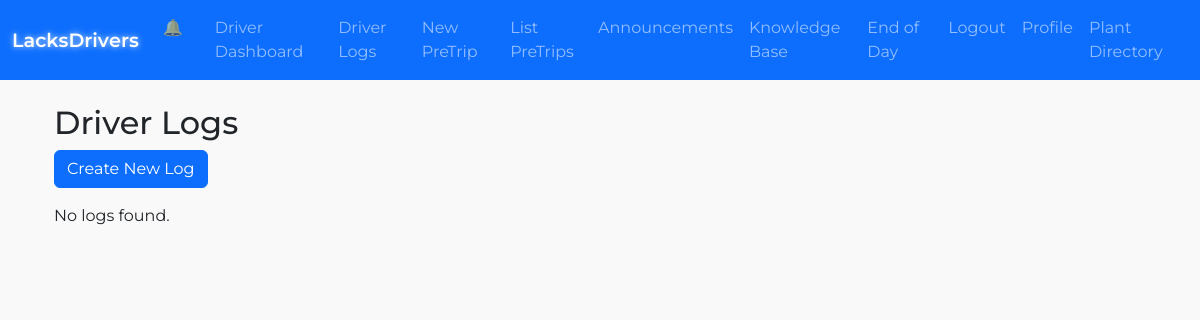
/driver_logs (signed in), run on an earlier commit of the app's database.
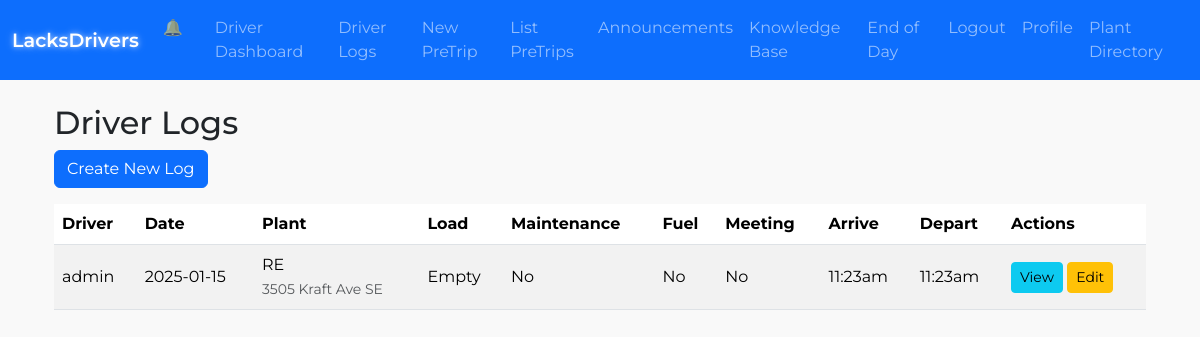
And on a later commit of the database.
### lacksdrivers.py (models this page shows)
class DriverLog(db.Model):
    __tablename__ = "driver_log"
    id = db.Column(db.Integer, primary_key=True)
    driver_id = db.Column(db.Integer, db.ForeignKey("user.id"), nullable=False)
    driver = db.relationship("User", backref="driver_logs", lazy="joined")
    date = db.Column(db.Date, nullable=False)
    arrive_time = db.Column(db.String(20))
    depart_time = db.Column(db.String(20))
    downtime_reason = db.Column(db.String(200), nullable=True)
    load_size = db.Column(db.String(10), nullable=False)
    plant_name = db.Column(db.String(20), nullable=False)
    maintenance = db.Column(db.Boolean, default=False)
    fuel = db.Column(db.Boolean, default=False)
    meeting = db.Column(db.Boolean, default=False)
    created_at = db.Column(db.DateTime, default=datetime.utcnow)
    updated_at = db.Column(db.DateTime, onupdate=datetime.utcnow)

### db_setup.py (models this page shows)
class User(db.Model):
    __tablename__ = "user"
    id = db.Column(db.Integer, primary_key=True)
    username = db.Column(db.String(64), unique=True, nullable=False)
    role = db.Column(db.String(20), default="driver")
    tasks = db.relationship("Task", backref="assigned_user", lazy="dynamic")

### lacksdrivers.py (the view)
@app.route("/driver_logs", methods=["GET"])
@login_required
def driver_logs():
    if current_user.role == "management":
        all_drivers = User.query.filter_by(role="driver").all()
        selected_driver_id = request.args.get("driver_id", type=int)
        query = DriverLog.query.order_by(DriverLog.created_at.desc())
        if selected_driver_id:
            query = query.filter_by(driver_id=selected_driver_id)
        logs = query.all()
        return render_template("driver_logs.html", logs=logs, all_drivers=all_drivers, selected_driver_id=selected_driver_id)
    else:
        logs = DriverLog.query.filter_by(driver_id=current_user.id)\
                              .order_by(DriverLog.created_at.desc()).all()
        return render_template("driver_logs.html", logs=logs)

### lacksdrivers.py (called while the page is built)
@app.context_processor
def inject_plant_addresses():
    return dict(PLANT_ADDRESSES=PLANT_ADDRESSES)

@login_manager.user_loader
def load_user(user_id):
    return User.query.get(int(user_id))

@app.template_filter('to_local_time')
def to_local_time(utc_str):
    if not utc_str:
        return ""
    try:
        dt_utc = datetime.strptime(utc_str, "%Y-%m-%d %H:%M:%S")
        dt_utc = pytz.utc.localize(dt_utc)
        local_tz = pytz.timezone("America/Detroit")
        dt_local = dt_utc.astimezone(local_tz)
        formatted = dt_local.strftime("%I:%M%p").lower()
        return formatted.lstrip('0')
    except ValueError:
        return utc_str

### templates/driver_logs.html (shortened to what this page needs)
{% extends "base.html" %}
{% block content %}
<div class="container slide-in">
  <h2 class="mt-3">Driver Logs</h2>
  {% if current_user.role == 'driver' %}
    <a href="{{ url_for('new_driving_log') }}" class="btn btn-primary mb-3 hover-btn">
      Create New Log
    </a>
  {% endif %}
  {% if logs %}
    <table class="table table-striped align-middle">
      <thead>
        <tr>
          <th>Driver</th>
          <th>Date</th>
          <th>Plant</th>
          <th>Load</th>
          <th>Maintenance</th>
          <th>Fuel</th>
          <th>Meeting</th>
          <th>Arrive</th>
          <th>Depart</th>
          <th>Actions</th>
        </tr>
      </thead>
      <tbody>
        {% for log in logs %}
          <tr>
            <td>{{ log.driver.username }}</td>
            <td>{{ log.date }}</td>
            <td>
              {{ log.plant_name }}
              {% if log.plant_name in PLANT_ADDRESSES %}
                <br>
                <small class="text-muted">
                  {{ PLANT_ADDRESSES[log.plant_name] }}
                </small>
              {% endif %}
            </td>
            <td>{{ log.load_size }}</td>
            <td>{{ "Yes" if log.maintenance else "No" }}</td>
            <td>{{ "Yes" if log.fuel else "No" }}</td>
            <td>{{ "Yes" if log.meeting else "No" }}</td>
            <td>{{ log.arrive_time|to_local_time if log.arrive_time else '--' }}</td>
            <td>{{ log.depart_time|to_local_time if log.depart_time else '--' }}</td>
            <td>
              <a
                href="{{ url_for('view_driver_log', log_id=log.id) }}"
                class="btn btn-sm btn-info hover-btn"
              >
                View
              </a>
              {% if current_user.role == 'management' or log.driver_id == current_user.id %}
                <a
                  href="{{ url_for('edit_driver_log', log_id=log.id) }}"
                  class="btn btn-sm btn-warning hover-btn"
                >
                  Edit
                </a>
              {% endif %}
            </td>
          </tr>
        {% endfor %}
      </tbody>
    </table>
  {% else %}
    <p>No logs found.</p>
  {% endif %}
</div>
{% endblock %}

### templates/base.html (shortened to what this page needs)
<!DOCTYPE html>
<html lang="en">
<head>
  <link rel="stylesheet" href="{{ url_for('static', filename='style.css') }}">
  <link
    rel="stylesheet"
    href="https://cdn.jsdelivr.net/npm/bootstrap@5.3.1/dist/css/bootstrap.min.css"
  >
</head>
<body>
  <div id="pageContent">
    <nav class="navbar navbar-expand-md navbar-dark bg-primary py-2">
      <div class="container-fluid">
        {% if current_user.role == "management" %}
          <a class="navbar-brand glow-text openOverlayLink"
             data-url="{{ url_for('manager_bp.manager_dashboard') }}"
             href="#"
          >
            LacksDrivers (Manager)
          </a>
        {% else %}
          <a class="navbar-brand glow-text openOverlayLink"
             data-url="{{ url_for('dashboard') }}"
             href="#"
          >
          </a>
        {% endif %}
        <div class="collapse navbar-collapse" id="mainNavbar">
          <ul class="navbar-nav ms-auto">
            {% if current_user.role == "management" %}
              <li class="nav-item">
                <a class="nav-link openOverlayLink"
                   data-url="{{ url_for('manager_bp.manager_dashboard') }}"
                   href="#"
                >Manager Dashboard</a>
              </li>
              <li class="nav-item">
                <a class="nav-link openOverlayLink"
                   data-url="{{ url_for('logout') }}"
                   href="#"
                >Logout</a>
              </li>
            {% else %}
              <li class="nav-item d-none d-md-block me-3">
                <a class="nav-link openOverlayLink"
                   data-url="{{ url_for('recent_activity') }}"
                   href="#"
                >&#128276;</a>
              </li>
              <li class="nav-item">
                <a class="nav-link openOverlayLink"
                   data-url="{{ url_for('dashboard') }}"
                   href="#"
                >Driver Dashboard</a>
              </li>
              <li class="nav-item">
                <a class="nav-link openOverlayLink"
                   data-url="{{ url_for('driver_logs') }}"
                   href="#"
                >Driver Logs</a>
              </li>
              <li class="nav-item">
                <a class="nav-link openOverlayLink"
                   data-url="{{ url_for('new_pretrip') }}"
                   href="#"
                >New PreTrip</a>
              </li>
              <li class="nav-item">
                <a class="nav-link openOverlayLink"
                   data-url="{{ url_for('list_pretrips') }}"
                   href="#"
                >List PreTrips</a>
              </li>
              <li class="nav-item">
                <a class="nav-link openOverlayLink"
                   data-url="{{ url_for('announcements') }}"
                   href="#"
                >Announcements</a>
              </li>
              <li class="nav-item">
                <a class="nav-link openOverlayLink"
                   data-url="{{ url_for('knowledge_base') }}"
                   href="#"
                >Knowledge Base</a>
              </li>
              <li class="nav-item">
                <a class="nav-link openOverlayLink"
                   data-url="{{ url_for('end_of_day_summary') }}"
                   href="#"
                >End of Day</a>
              </li>
              <li class="nav-item">
                <a class="nav-link openOverlayLink"
                   data-url="{{ url_for('logout') }}"
                   href="#"
                >Logout</a>
              </li>
              <li class="nav-item">
                <a class="nav-link openOverlayLink"
                   data-url="{{ url_for('profile') }}"
                   href="#"
                >Profile</a>
              </li>
              <li class="nav-item">
                <a class="nav-link openOverlayLink"
                   data-url="{{ url_for('plant_directory') }}"
                   href="#"
                >Plant Directory</a>
              </li>
            {% endif %}
          </ul>
        </div>
      </div>
    </nav>
    <div class="container mt-4 fade-in">
      {% block content %}{% endblock %}
    </div>
  </div>
</body>
</html>

### static/css/images/style.css (style rules this page uses)
:root { --bs-primary: #1F3A93; --bs-secondary: #2ECC71; --bs-danger: #E74C3C; --bs-success: #27AE60; --bs-warning: #F39C12; --bs-info: #3498DB; --bs-light: #f8f9fa; --bs-dark: #2C3E50; }
table tr th, table tr td { vertical-align: middle; }

### templates/base.html (style rules this page uses)
body { font-family: 'Montserrat', sans-serif; background-color: #f9f9f9; margin: 0; padding: 0; }
.glow-text { font-weight: 700; color: #fff; position: relative; }
.navbar { transition: background-color 0.3s ease; }
.navbar-nav .nav-link { transition: color 0.2s ease; }
.hover-btn { transition: transform 0.2s ease, background-color 0.2s ease; }
.fade-in { opacity: 0; animation: fadeInAnimation 0.6s forwards; }

What changed in the data, as far as the page shows it:
now on this page (row edited): DriverLog: driver.username "admin", date "2025-01-15", plant_name "RE", plant_name "3505 Kraft Ave SE", load_size "Empty", maintenance "No", fuel "No", meeting "No", arrive_time|to_local_time "11:23am", depart_time|to_local_time "11:23am"
Also different on the page:
text no longer shown: "No logs found."
text now shown: "Driver Date Plant Load Maintenance Fuel Meeting Arrive Depart Actions"
